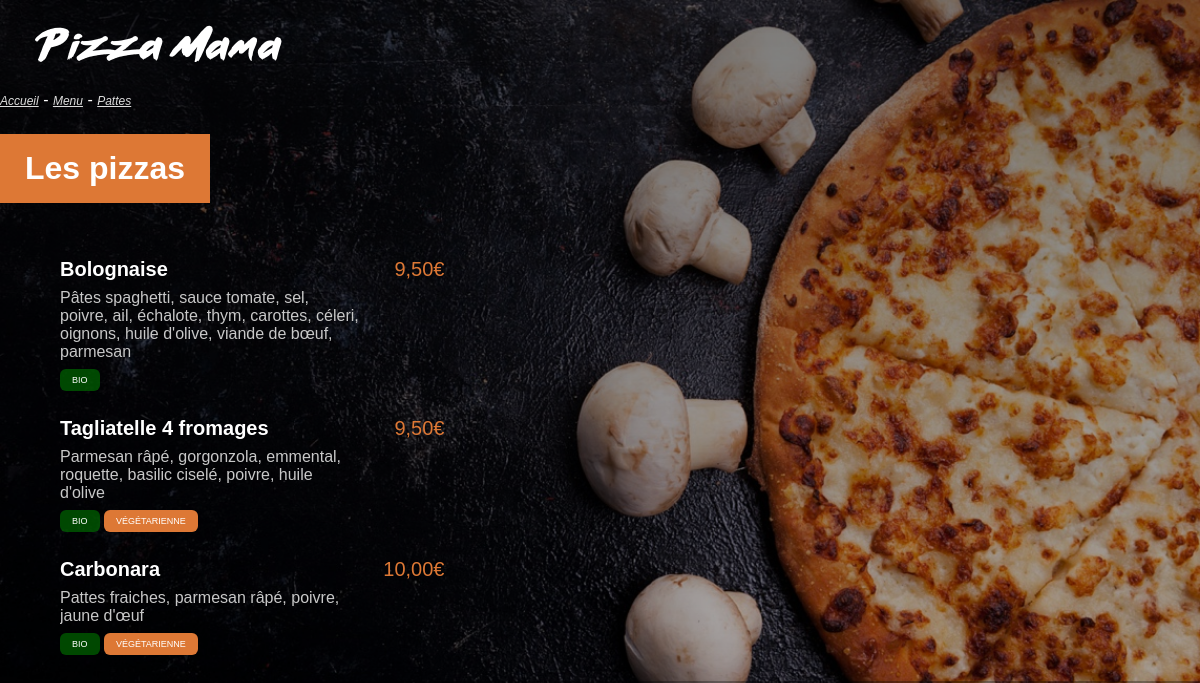
/pattes/, run on the app's committed database.
### pattes/models.py (models this page shows, shortened)
class Pattes(models.Model):
    nom = models.CharField(max_length=200)
    ingredients = models.TextField(max_length=600)
    prix = models.FloatField(default=None)
    vegetarienne = models.BooleanField(default=False)
    bio = models.BooleanField(default=False)

### pattes/views.py (the view)
# urls.py: path('', views.index, name='index'),
def index(request):
    pattes = Pattes.objects.all().order_by('prix')
    return render(request, 'pattes/index.html', {'pattes': pattes})

### pattes/templates/pattes/index.html (shortened to what this page needs)
<!DOCTYPE html>
{% load static %}
<html lang="fr">
<head>
    <link rel="stylesheet" href="{% static 'pizzas/style.css' %}">
</head>
<body>
    <nav id="small-logo">
        <a href="{% url 'main:index' %}">
            <img src="{% static 'pizzas/images/small_logo.png' %}" alt="logo restaurant">
        </a>
    </nav>
    <div class="fil-ariane">
        <a href="{% url 'main:index' %}">Accueil</a>
        -
        <a href="{% url 'menu:index' %}">Menu</a>
        -
        <a href="{% url 'pattes:index' %}">Pattes</a>
    </div>
    <h1>Les pizzas</h1>
    <div class="liste-pizzas">
        {% for patte in pattes %}
        <div>
            <span class="menu-nom-pizza">{{ patte.nom }}</span>
            <span class="menu-prix-pizza">{{ patte.prix | floatformat:2 }}€</span>
            <p>{{ patte.ingredients }}</p>
            {% if patte.bio %}
            <span class="bio">BIO</span>
            {% endif %}
            {% if patte.vegetarienne %}
            <span class="vegetarienne">Végétarienne</span>
            {% endif %}
        </div>
        {% endfor %}
    </div>
</body>
</html>

### pizzas/static/pizzas/style.css (style rules this page uses)
:root { --color1: #dd7835; }
* { margin: 0; padding: 0; box-sizing: border-box; color: #fff; }
body { background: linear-gradient(0deg, rgba(0, 0, 0, 0.3), rgba(0, 0, 0, 0.5)), url("images/menu_background.jpg") no-repeat center center fixed; -webkit-background-size: cover; -moz-background-size: cover; -o-background-size: cover; background-size: cover; font-family: Arial, sans-serif; overflow: hidden; }
#small-logo { margin: 25px 35px; }
h1 { display: inline-block; background: var(--color1); padding: 16px 25px; margin: 25px 0; }
.liste-pizzas { padding-left: 60px; }
.liste-pizzas div { margin: 30px 0; }
.liste-pizzas .menu-nom-pizza { display: inline-block; font-weight: bold; font-size: 20px; width: 300px; }
.liste-pizzas .menu-prix-pizza { display: inline-block; font-size: 20px; color: var(--color1); width: 80px; text-align: right; }
.liste-pizzas div p { color: #c8c8c8; margin: 8px 0; width: 300px; overflow: auto; }
.vegetarienne { font-size: 9px; background: var(--color1); padding: 6px 12px; color: #fff; border-radius: 6px; text-transform: uppercase; }
.bio { font-size: 9px; background: #00800090; padding: 6px 12px; color: #fff; border-radius: 6px; text-transform: uppercase; }
.fil-ariane a { color: #ddd; font-size: 12px; font-style: italic; }

### data on the page
Pattes: nom "Bolognaise", prix "9,50", ingredients "Pâtes spaghetti, sauce tomate, sel, poivre, ail, échalote, thym, carottes, céleri, oignons, huile d'olive, viande de bœuf, parmesan", bio "BIO"
Pattes: nom "Tagliatelle 4 fromages", prix "9,50", ingredients "Parmesan râpé, gorgonzola, emmental, roquette, basilic ciselé, poivre, huile d'olive", bio "BIO", vegetarienne "VÉGÉTARIENNE"
Pattes: nom "Carbonara", prix "10,00", ingredients "Pattes fraiches, parmesan râpé, poivre, jaune d'œuf", bio "BIO", vegetarienne "VÉGÉTARIENNE"
